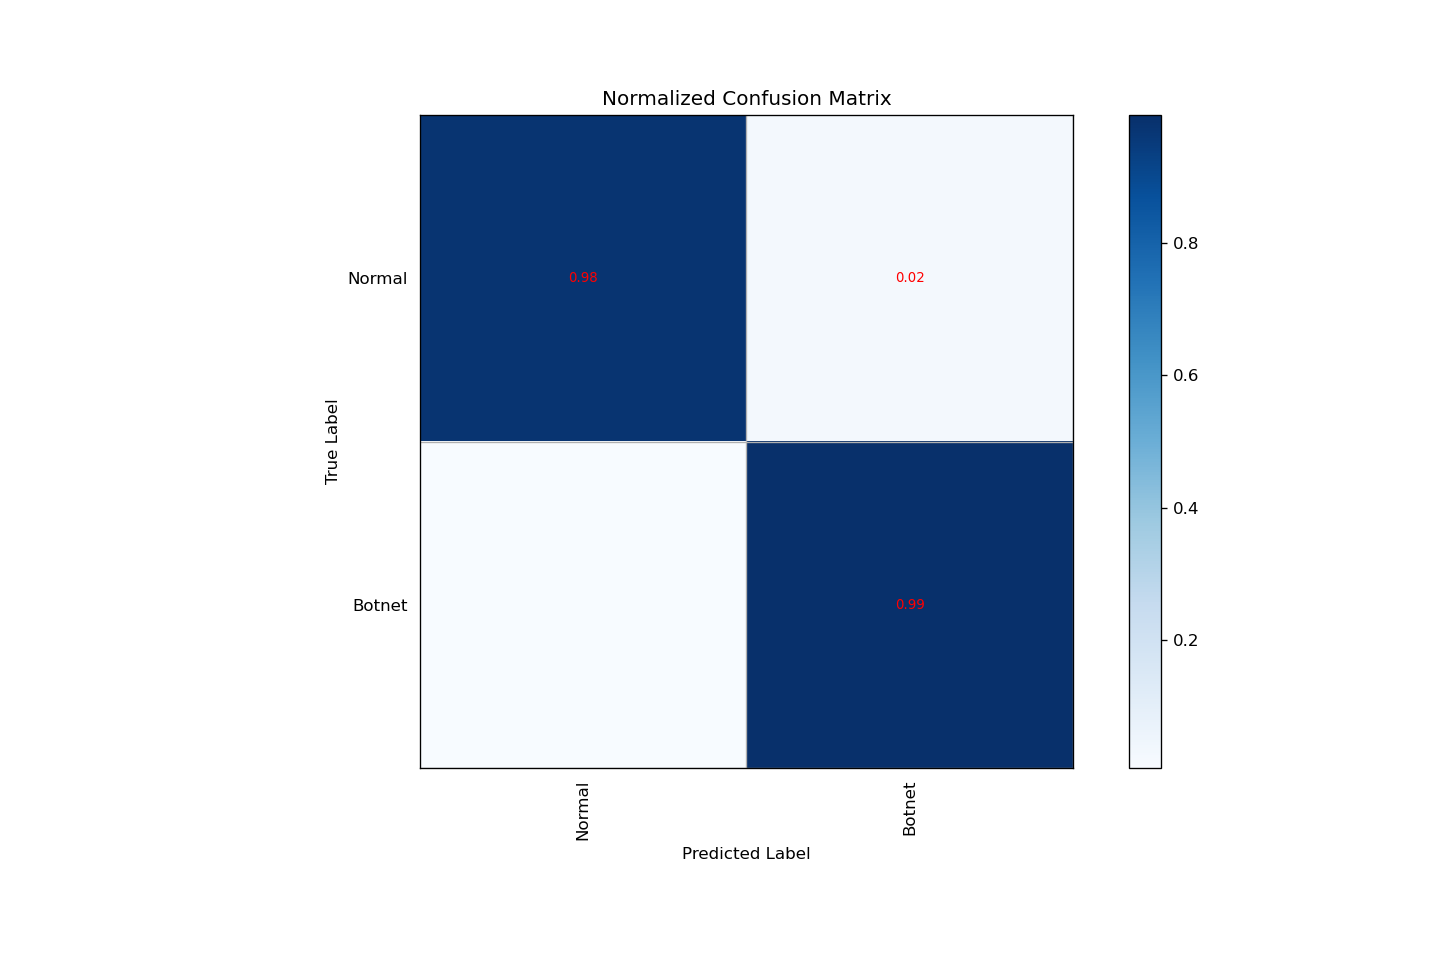

The script that drew this image:
import torch
import torch.nn.functional as F
from torch.utils.data import DataLoader
from sklearn.metrics import classification_report, confusion_matrix, roc_auc_score
from sklearn.metrics import accuracy_score, precision_score, recall_score, f1_score
import matplotlib.pyplot as plt
import numpy as np

# === 可视化混淆矩阵类 ===
class PlotConfusionMatrix:
    def plot_confusion_matrix(self, labels, cm, title='Confusion Matrix', cmap=plt.cm.Blues):
        plt.imshow(cm, interpolation='nearest', cmap=cmap)
        plt.title(title)
        plt.colorbar()
        tick_marks = np.arange(len(labels))
        plt.xticks(tick_marks, labels, rotation=90)
        plt.yticks(tick_marks, labels)
        plt.ylabel('True Label')
        plt.xlabel('Predicted Label')

    def prepare_work(self, labels, y_true, y_pred):
        cm = confusion_matrix(y_true, y_pred)
        cm_normalized = cm.astype('float') / cm.sum(axis=1)[:, np.newaxis]
        cm_normalized = np.nan_to_num(cm_normalized)

        plt.figure(figsize=(12, 8), dpi=120)
        for i in range(len(labels)):
            for j in range(len(labels)):
                value = cm_normalized[i][j]
                if value > 0.01:
                    plt.text(j, i, f"{value:.2f}", color='red', ha='center', va='center', fontsize=8)

        plt.gca().set_xticks(np.arange(len(labels)) + 0.5, minor=True)
        plt.gca().set_yticks(np.arange(len(labels)) + 0.5, minor=True)
        plt.gca().xaxis.set_ticks_position('none')
        plt.gca().yaxis.set_ticks_position('none')
        plt.grid(True, which='minor', linestyle='-')
        plt.gcf().subplots_adjust(bottom=0.2)

        self.plot_confusion_matrix(labels, cm_normalized, title='Normalized Confusion Matrix')
        plt.show()

def plotMatrix(attacks, y_true, y_pred):
    unique_labels = np.unique(np.concatenate((y_true, y_pred)))
    label_names = [attacks[i] for i in unique_labels]
    p = PlotConfusionMatrix()
    p.prepare_work(label_names, y_true, y_pred)

# === LSTM 模型结构（与训练中一致） ===
class BotnetLSTM(torch.nn.Module):
    def __init__(self, input_dim, hidden_dim=64, num_layers=1):
        super().__init__()
        self.lstm = torch.nn.LSTM(input_size=input_dim, hidden_size=hidden_dim, num_layers=num_layers, batch_first=True)
        self.bn = torch.nn.BatchNorm1d(hidden_dim)
        self.dropout = torch.nn.Dropout(0.5)
        self.fc = torch.nn.Linear(hidden_dim, 2)

    def forward(self, x):
        out, (h_n, _) = self.lstm(x)
        h_last = h_n[-1]
        h_last = self.bn(h_last)
        h_last = self.dropout(h_last)
        return self.fc(h_last)

# === 加载数据与模型 ===
X_train, y_train, X_test, y_test = torch.load('cnn_data1.pt')
X_test = X_test.squeeze(1).unsqueeze(-1)  # (B, 6) → (B, 6, 1)

model = BotnetLSTM(input_dim=1)
model.load_state_dict(torch.load('model/best_lstm_model1.pth'))
model.eval()

# === 执行预测 ===
y_true, y_pred, y_prob = [], [], []
test_loader = DataLoader(list(zip(X_test, y_test)), batch_size=1024)

with torch.no_grad():
    for xb, yb in test_loader:
        out = model(xb)
        prob = F.softmax(out, dim=1)
        _, pred = torch.max(prob, dim=1)
        y_true.extend(yb.numpy())
        y_pred.extend(pred.numpy())
        y_prob.extend(prob[:, 1].numpy())

# === 输出分类指标 ===
print("LSTM 输出分类指标:")
print(classification_report(y_true, y_pred, target_names=['Normal', 'Botnet']))

accuracy = accuracy_score(y_true, y_pred)
precision = precision_score(y_true, y_pred)
recall = recall_score(y_true, y_pred)
f1 = f1_score(y_true, y_pred)

print("\n性能指标:")
print(f"Accuracy   : {accuracy:.4f}")
print(f"Precision  : {precision:.4f}")
print(f"Recall     : {recall:.4f}")
print(f"F1-Score   : {f1:.4f}")

try:
    roc_auc = roc_auc_score(y_true, y_prob)
    print("ROC-AUC Score: {:.4f}".format(roc_auc))
except ValueError:
    print("⚠️ ROC-AUC 无法计算（可能测试集中只有一类）")

# === 混淆矩阵可视化 ===
attacks = {0: 'Normal', 1: 'Botnet'}
plotMatrix(attacks, np.array(y_true), np.array(y_pred))
